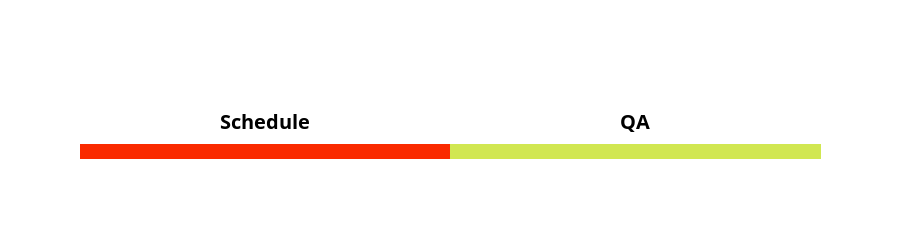

Notebook source saved alongside this figure:
### Markdown cell above
# Generic Sans [Category]

**Description**: extension of the Generic Sans typeface

**Phase**: Planning, Design, Engineering, Release

**Start Date**: 1/1/19

**Proposed End Date**: 6/1/20

**Estimated End Date**: 6/1/20

**Foundry Team**:

  *Example Foundry (Paris, France)*
  - Jessica S. (design lead) (jessica@example-foundry.com)
  - Tom J. (engineering lead) (tom@example-foundry.com)

**Google Stakeholders**:
  - Tony A. (Moogle Fonts Program Manager) (ta@moogle.com)
  - Mary Z. (Moogle Fonts Engineering Lead) (mz@moogle.com)
  - Todd L. (Immaterial Design Lead) (tl@moogle.com)
  
## Project Status

### Code cell
# 0 = OK, 1 = WARN

SCHEDULE = 2
QA = 0

OK_COLOR = "rgb(209,231,81)"
WARN_COLOR = "rgb(252,145,58)"
FAIL_COLOR = "rgb(250,42,0)"

if SCHEDULE == 0:
    SCHEDULE_COLOR = OK_COLOR
elif SCHEDULE == 1:
    SCHEDULE_COLOR = WARN_COLOR
else:
    SCHEDULE_COLOR = FAIL_COLOR
    
if QA == 0:
    QA_COLOR = OK_COLOR
elif QA == 1:
    QA_COLOR = WARN_COLOR
else:
    QA_COLOR = FAIL_COLOR

colors = np.array([SCHEDULE_COLOR, QA_COLOR])

trace0 = go.Table(
  header = dict(
    values = ['<b>Schedule</b>', '<b>QA</b>'],
    line = dict(color = 'white'),
    fill = dict(color = 'white'),
    align = 'center',
    font = dict(color = 'black', size = 20)
  ),
  cells = dict(
    values = ["", ""],
    line = dict(color = colors),
    fill = dict(color = colors),
    align = 'center',
    height = 15,
    font = dict(color = "black", size = 15)
    ))

data = [trace0]
layout = dict(height=250)
fig = dict(data=data, layout=layout)

plotly.offline.iplot(fig)

### Figure 1 — Plotly figure (JSON) as saved in the notebook; plotly's stock layout.template omitted (floating-point values rounded to 4 significant figures)
{"data": [{"cells": {"align": "center", "fill": {"color": ["rgb(250,42,0)", "rgb(209,231,81)"]}, "font": {"color": "black", "size": 15}, "height": 15, "line": {"color": ["rgb(250,42,0)", "rgb(209,231,81)"]}, "values": ["", ""]}, "header": {"align": "center", "fill": {"color": "white"}, "font": {"color": "black", "size": 20}, "line": {"color": "white"}, "values": ["<b>Schedule</b>", "<b>QA</b>"]}, "type": "table", "uid": "d636d5a8-5fea-467b-89e0-f64bf2beedb1"}], "layout": {"height": 250}}
